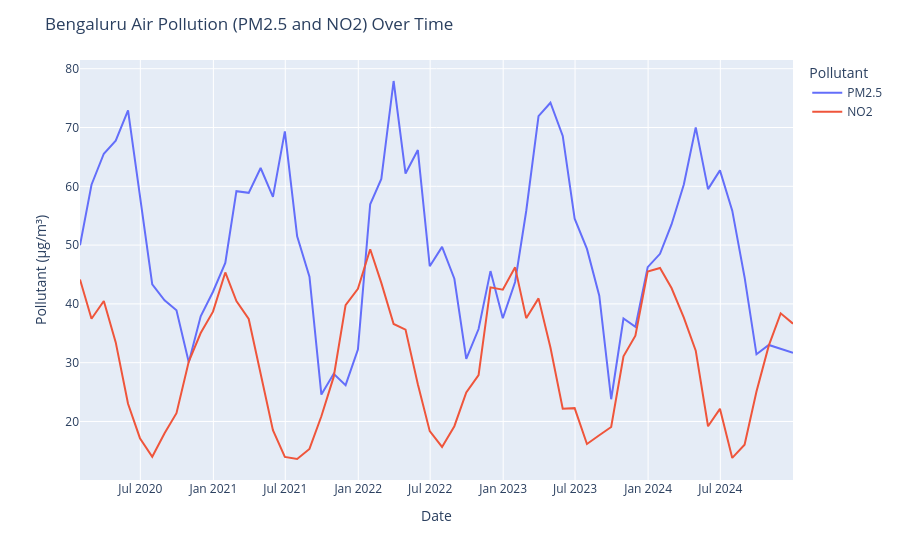
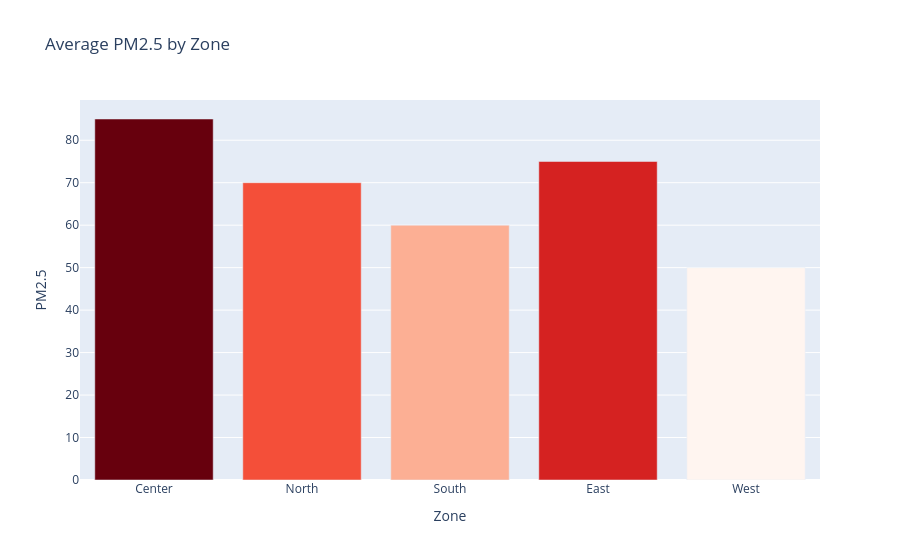
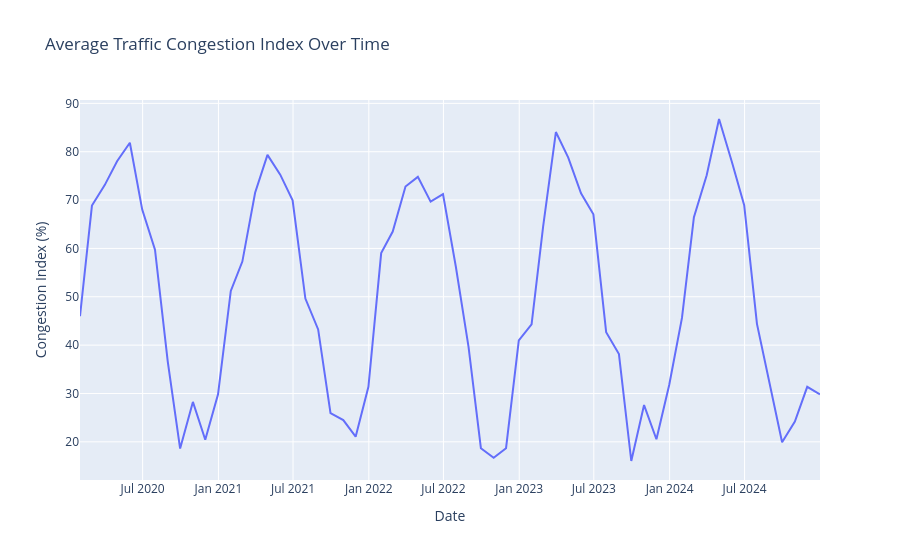
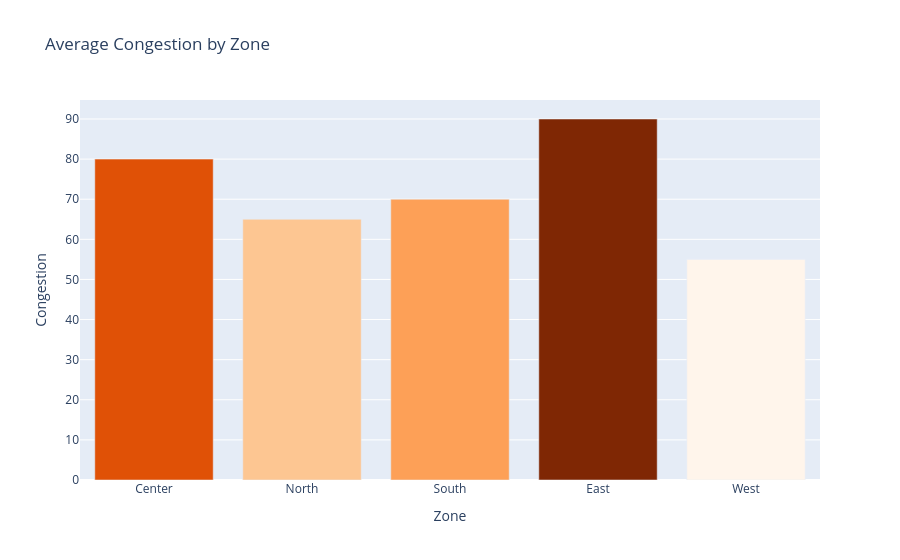

The notebook cell these images were saved under, in order:
### Code cell
import numpy as np
import pandas as pd
import plotly.express as px
from statsmodels.tsa.arima.model import ARIMA


# Simulated data setup


# Pollution Time Series Data
dates = pd.date_range("2020-01-01", "2024-12-31", freq="M")
pm25 = 50 + 20 * np.sin(2 * np.pi * np.arange(len(dates)) / 12) + np.random.normal(0, 5, len(dates))
no2 = 30 + 15 * np.cos(2 * np.pi * np.arange(len(dates)) / 12) + np.random.normal(0, 3, len(dates))
pollution_df = pd.DataFrame({"Date": dates, "PM2.5": pm25, "NO2": no2})

# Zones and Static Data
zones = ["Center", "North", "South", "East", "West"]
zone_pm25 = [85, 70, 60, 75, 50]
zone_congestion = [80, 65, 70, 90, 55]
zone_pop_density = [45000, 30000, 25000, 40000, 20000]
zone_landuse = ["Commercial", "Residential", "Industrial", "Commercial", "Park"]
population_thousands = [100, 80, 70, 90, 60]

# Geo points for plotting (random lat/lon for demo purposes)
lats = [13.0, 13.2, 12.9, 13.1, 13.05]
lons = [77.6, 77.7, 77.5, 77.6, 77.4]


# Visualization 1: Time Series PM2.5 and NO2

fig1 = px.line(pollution_df, x="Date", y=["PM2.5", "NO2"], labels={"value": "Pollutant (µg/m³)", "variable": "Pollutant"})
fig1.update_layout(title="Bengaluru Air Pollution (PM2.5 and NO2) Over Time")
fig1.show()


# Visualization 2: PM2.5 by Zone

zone_df = pd.DataFrame({"Zone": zones, "PM2.5": zone_pm25})
fig2 = px.bar(zone_df, x="Zone", y="PM2.5", color="PM2.5", color_continuous_scale="Reds", title="Average PM2.5 by Zone")
fig2.update_layout(coloraxis_showscale=False)
fig2.show()


# Visualization 3: Congestion Time Series

days = pd.date_range("2020-01-01", "2024-12-31", freq="M")
congestion = 50 + 30 * np.sin(2 * np.pi * np.arange(len(days)) / 12) + np.random.normal(0, 5, len(days))
cong_df = pd.DataFrame({"Date": days, "CongestionIndex": congestion})
fig3 = px.line(cong_df, x="Date", y="CongestionIndex", title="Average Traffic Congestion Index Over Time")
fig3.update_yaxes(title_text="Congestion Index (%)")
fig3.show()


# Visualization 4: Congestion Heatmap (Bar substitute)

cong_zone_df = pd.DataFrame({"Zone": zones, "Congestion": zone_congestion})
fig4 = px.bar(cong_zone_df, x="Zone", y="Congestion", color="Congestion", color_continuous_scale="Oranges", title="Average Congestion by Zone")
fig4.update_layout(coloraxis_showscale=False)
fig4.show()


# Visualization 5: Population Density by Zone

pop_df = pd.DataFrame({"Zone": zones, "Density": zone_pop_density})
fig5 = px.bar(pop_df, x="Zone", y="Density", color="Density", color_continuous_scale="Blues", title="Population Density by Zone")
fig5.update_layout(coloraxis_showscale=False, yaxis_title="People per km²")
fig5.show()


# Visualization 6: PM2.5 vs Congestion

corr_df = pd.DataFrame({"Zone": zones, "PM2.5": zone_pm25, "Congestion": zone_congestion})
fig6 = px.scatter(corr_df, x="Congestion", y="PM2.5", text="Zone", title="PM2.5 vs. Traffic Congestion by Zone")
fig6.update_traces(textposition="top center")
fig6.show()


# Visualization 7: Forecast PM2.5

model = ARIMA(pollution_df["PM2.5"], order=(2, 1, 2)).fit()
forecast = model.forecast(steps=6)
forecast_dates = pd.date_range("2025-01-01", "2025-06-30", freq="M")
forecast_df = pd.DataFrame({"Date": forecast_dates, "PM2.5": forecast})
fig7 = px.line(pollution_df, x="Date", y="PM2.5", title="PM2.5 Forecast (Next 6 Months)")
fig7.add_scatter(x=forecast_df["Date"], y=forecast_df["PM2.5"], mode="lines", name="Forecast", line=dict(dash='dash'))
fig7.show()


# Visualization 8: Land Use by Zone

landuse_df = pd.DataFrame({"Zone": zones, "LandUse": zone_landuse})
fig8 = px.bar(landuse_df, x="Zone", y=[1]*5, color="LandUse", title="Dominant Land Use by Zone")
fig8.update_layout(showlegend=True, xaxis_title="Zone", yaxis_title="")
fig8.show()

#Visualization 9: PM2.5 by Land Use


corr_df["LandUse"] = zone_landuse
fig9 = px.box(corr_df, x="LandUse", y="PM2.5", color="LandUse", title="PM2.5 by Land Use Category")
fig9.show()


# Visualization 10: Composite Map (Pollution, Traffic, Population)

composite_df = pd.DataFrame({
    "Zone": zones,
    "Lat": lats,
    "Lon": lons,
    "PM2.5": zone_pm25,
    "Population": population_thousands
})
fig10 = px.scatter_mapbox(composite_df, lat="Lat", lon="Lon", size="Population", color="PM2.5", hover_name="Zone",
                          title="Bengaluru: Population (size), PM2.5 (color)", zoom=10, size_max=40)
fig10.update_layout(mapbox_style="open-street-map")
fig10.show()





heatmap_df = pd.DataFrame({
    "Zone": zones,
    "Congestion": zone_congestion,
    "PM2.5": zone_pm25
})

fig11 = px.density_heatmap(heatmap_df, x="Congestion", y="PM2.5", z="PM2.5", color_continuous_scale="Reds",
                           title="Congestion vs. Pollution Heatmap")
fig11.update_layout(xaxis_title="Congestion Index", yaxis_title="PM2.5 (µg/m³)")
fig11.show()

### Figure 1 — Plotly figure (JSON) as saved in the notebook; plotly's stock layout.template omitted (floating-point values rounded to 4 significant figures)
{"data": [{"hovertemplate": "Pollutant=PM2.5<br>Date=%{x}<br>Pollutant (µg/m³)=%{y}<extra></extra>", "legendgroup": "PM2.5", "line": {"color": "#636efa", "dash": "solid"}, "marker": {"symbol": "circle"}, "mode": "lines", "name": "PM2.5", "orientation": "v", "showlegend": true, "type": "scatter", "x": ["2020-01-31T00:00:00", "2020-02-29T00:00:00", "2020-03-31T00:00:00", "2020-04-30T00:00:00", "2020-05-31T00:00:00", "2020-06-30T00:00:00", "2020-07-31T00:00:00", "2020-08-31T00:00:00", "2020-09-30T00:00:00", "2020-10-31T00:00:00", "2020-11-30T00:00:00", "2020-12-31T00:00:00", "2021-01-31T00:00:00", "2021-02-28T00:00:00", "2021-03-31T00:00:00", "2021-04-30T00:00:00", "2021-05-31T00:00:00", "2021-06-30T00:00:00", "2021-07-31T00:00:00", "2021-08-31T00:00:00", "2021-09-30T00:00:00", "2021-10-31T00:00:00", "2021-11-30T00:00:00", "2021-12-31T00:00:00", "2022-01-31T00:00:00", "2022-02-28T00:00:00", "2022-03-31T00:00:00", "2022-04-30T00:00:00", "2022-05-31T00:00:00", "2022-06-30T00:00:00", "2022-07-31T00:00:00", "2022-08-31T00:00:00", "2022-09-30T00:00:00", "2022-10-31T00:00:00", "2022-11-30T00:00:00", "2022-12-31T00:00:00", "2023-01-31T00:00:00", "2023-02-28T00:00:00", "2023-03-31T00:00:00", "2023-04-30T00:00:00", "2023-05-31T00:00:00", "2023-06-30T00:00:00", "2023-07-31T00:00:00", "2023-08-31T00:00:00", "2023-09-30T00:00:00", "2023-10-31T00:00:00", "2023-11-30T00:00:00", "2023-12-31T00:00:00", "2024-01-31T00:00:00", "2024-02-29T00:00:00", "2024-03-31T00:00:00", "2024-04-30T00:00:00", "2024-05-31T00:00:00", "2024-06-30T00:00:00", "2024-07-31T00:00:00", "2024-08-31T00:00:00", "2024-09-30T00:00:00", "2024-10-31T00:00:00", "2024-11-30T00:00:00", "2024-12-31T00:00:00"], "xaxis": "x", "y": [49.96, 60.26, 65.54, 67.75, 72.91, 58.24, 43.31, 40.62, 38.93, 30.09, 37.89, 42.07, 46.97, 59.17, 58.89, 63.11, 58.21, 69.34, 51.5, 44.64, 24.58, 28.11, 26.17, 32.22, 56.94, 61.26, 77.91, 62.17, 66.16, 46.4, 49.69, 44.27, 30.66, 35.72, 45.58, 37.55, 43.72, 55.8, 71.92, 74.21, 68.57, 54.49, 49.35, 41.39, 23.78, 37.52, 36.09, 46.25, 48.52, 53.52, 60.32, 70.02, 59.52, 62.71, 55.85, 44.54, 31.43, 33.02, 32.36, 31.67], "yaxis": "y"}, {"hovertemplate": "Pollutant=NO2<br>Date=%{x}<br>Pollutant (µg/m³)=%{y}<extra></extra>", "legendgroup": "NO2", "line": {"color": "#EF553B", "dash": "solid"}, "marker": {"symbol": "circle"}, "mode": "lines", "name": "NO2", "orientation": "v", "showlegend": true, "type": "scatter", "x": ["2020-01-31T00:00:00", "2020-02-29T00:00:00", "2020-03-31T00:00:00", "2020-04-30T00:00:00", "2020-05-31T00:00:00", "2020-06-30T00:00:00", "2020-07-31T00:00:00", "2020-08-31T00:00:00", "2020-09-30T00:00:00", "2020-10-31T00:00:00", "2020-11-30T00:00:00", "2020-12-31T00:00:00", "2021-01-31T00:00:00", "2021-02-28T00:00:00", "2021-03-31T00:00:00", "2021-04-30T00:00:00", "2021-05-31T00:00:00", "2021-06-30T00:00:00", "2021-07-31T00:00:00", "2021-08-31T00:00:00", "2021-09-30T00:00:00", "2021-10-31T00:00:00", "2021-11-30T00:00:00", "2021-12-31T00:00:00", "2022-01-31T00:00:00", "2022-02-28T00:00:00", "2022-03-31T00:00:00", "2022-04-30T00:00:00", "2022-05-31T00:00:00", "2022-06-30T00:00:00", "2022-07-31T00:00:00", "2022-08-31T00:00:00", "2022-09-30T00:00:00", "2022-10-31T00:00:00", "2022-11-30T00:00:00", "2022-12-31T00:00:00", "2023-01-31T00:00:00", "2023-02-28T00:00:00", "2023-03-31T00:00:00", "2023-04-30T00:00:00", "2023-05-31T00:00:00", "2023-06-30T00:00:00", "2023-07-31T00:00:00", "2023-08-31T00:00:00", "2023-09-30T00:00:00", "2023-10-31T00:00:00", "2023-11-30T00:00:00", "2023-12-31T00:00:00", "2024-01-31T00:00:00", "2024-02-29T00:00:00", "2024-03-31T00:00:00", "2024-04-30T00:00:00", "2024-05-31T00:00:00", "2024-06-30T00:00:00", "2024-07-31T00:00:00", "2024-08-31T00:00:00", "2024-09-30T00:00:00", "2024-10-31T00:00:00", "2024-11-30T00:00:00", "2024-12-31T00:00:00"], "xaxis": "x", "y": [44.15, 37.48, 40.48, 33.45, 23.01, 17.16, 13.99, 18.0, 21.41, 30.19, 35.04, 38.68, 45.35, 40.47, 37.43, 28.29, 18.53, 13.96, 13.62, 15.33, 20.89, 27.58, 39.79, 42.55, 49.29, 43.57, 36.58, 35.62, 26.32, 18.36, 15.67, 19.2, 24.95, 27.88, 42.81, 42.42, 46.21, 37.57, 40.94, 32.57, 22.17, 22.27, 16.18, 17.66, 19.06, 31.07, 34.58, 45.52, 46.1, 42.7, 37.66, 32.04, 19.19, 22.15, 13.8, 16.05, 25.11, 32.89, 38.39, 36.64], "yaxis": "y"}], "layout": {"autosize": true, "legend": {"title": {"text": "Pollutant"}, "tracegroupgap": 0}, "margin": {"t": 60}, "title": {"text": "Bengaluru Air Pollution (PM2.5 and NO2) Over Time"}, "xaxis": {"anchor": "y", "autorange": true, "domain": [0, 1], "range": ["2020-01-31", "2024-12-31"], "title": {"text": "Date"}, "type": "date"}, "yaxis": {"anchor": "x", "autorange": true, "domain": [0, 1], "range": [10.05, 81.48], "title": {"text": "Pollutant (µg/m³)"}, "type": "linear"}}}

### Figure 2 — Plotly figure (JSON) as saved in the notebook; plotly's stock layout.template omitted (floating-point values rounded to 4 significant figures)
{"data": [{"alignmentgroup": "True", "hovertemplate": "Zone=%{x}<br>PM2.5=%{marker.color}<extra></extra>", "legendgroup": "", "marker": {"color": [85, 70, 60, 75, 50], "coloraxis": "coloraxis", "pattern": {"shape": ""}}, "name": "", "offsetgroup": "", "orientation": "v", "showlegend": false, "textposition": "auto", "type": "bar", "x": ["Center", "North", "South", "East", "West"], "xaxis": "x", "y": [85, 70, 60, 75, 50], "yaxis": "y"}], "layout": {"autosize": true, "barmode": "relative", "coloraxis": {"colorbar": {"title": {"text": "PM2.5"}}, "colorscale": [[0, "rgb(255,245,240)"], [0.125, "rgb(254,224,210)"], [0.25, "rgb(252,187,161)"], [0.375, "rgb(252,146,114)"], [0.5, "rgb(251,106,74)"], [0.625, "rgb(239,59,44)"], [0.75, "rgb(203,24,29)"], [0.875, "rgb(165,15,21)"], [1, "rgb(103,0,13)"]], "showscale": false}, "legend": {"tracegroupgap": 0}, "title": {"text": "Average PM2.5 by Zone"}, "xaxis": {"anchor": "y", "autorange": true, "domain": [0, 1], "range": [-0.5, 4.5], "title": {"text": "Zone"}, "type": "category"}, "yaxis": {"anchor": "x", "autorange": true, "domain": [0, 1], "range": [0, 89.47], "title": {"text": "PM2.5"}, "type": "linear"}}}

### Figure 3 — Plotly figure (JSON) as saved in the notebook; plotly's stock layout.template omitted (floating-point values rounded to 4 significant figures)
{"data": [{"hovertemplate": "Date=%{x}<br>CongestionIndex=%{y}<extra></extra>", "legendgroup": "", "line": {"color": "#636efa", "dash": "solid"}, "marker": {"symbol": "circle"}, "mode": "lines", "name": "", "orientation": "v", "showlegend": false, "type": "scatter", "x": ["2020-01-31T00:00:00", "2020-02-29T00:00:00", "2020-03-31T00:00:00", "2020-04-30T00:00:00", "2020-05-31T00:00:00", "2020-06-30T00:00:00", "2020-07-31T00:00:00", "2020-08-31T00:00:00", "2020-09-30T00:00:00", "2020-10-31T00:00:00", "2020-11-30T00:00:00", "2020-12-31T00:00:00", "2021-01-31T00:00:00", "2021-02-28T00:00:00", "2021-03-31T00:00:00", "2021-04-30T00:00:00", "2021-05-31T00:00:00", "2021-06-30T00:00:00", "2021-07-31T00:00:00", "2021-08-31T00:00:00", "2021-09-30T00:00:00", "2021-10-31T00:00:00", "2021-11-30T00:00:00", "2021-12-31T00:00:00", "2022-01-31T00:00:00", "2022-02-28T00:00:00", "2022-03-31T00:00:00", "2022-04-30T00:00:00", "2022-05-31T00:00:00", "2022-06-30T00:00:00", "2022-07-31T00:00:00", "2022-08-31T00:00:00", "2022-09-30T00:00:00", "2022-10-31T00:00:00", "2022-11-30T00:00:00", "2022-12-31T00:00:00", "2023-01-31T00:00:00", "2023-02-28T00:00:00", "2023-03-31T00:00:00", "2023-04-30T00:00:00", "2023-05-31T00:00:00", "2023-06-30T00:00:00", "2023-07-31T00:00:00", "2023-08-31T00:00:00", "2023-09-30T00:00:00", "2023-10-31T00:00:00", "2023-11-30T00:00:00", "2023-12-31T00:00:00", "2024-01-31T00:00:00", "2024-02-29T00:00:00", "2024-03-31T00:00:00", "2024-04-30T00:00:00", "2024-05-31T00:00:00", "2024-06-30T00:00:00", "2024-07-31T00:00:00", "2024-08-31T00:00:00", "2024-09-30T00:00:00", "2024-10-31T00:00:00", "2024-11-30T00:00:00", "2024-12-31T00:00:00"], "xaxis": "x", "y": [45.98, 68.86, 73.1, 78.03, 81.85, 68.03, 59.74, 36.61, 18.61, 28.25, 20.43, 29.82, 51.2, 57.28, 71.52, 79.35, 75.26, 69.96, 49.63, 43.24, 25.96, 24.49, 21.06, 31.38, 59.04, 63.49, 72.79, 74.8, 69.67, 71.22, 56.31, 39.63, 18.68, 16.72, 18.68, 40.97, 44.31, 64.52, 84.07, 78.78, 71.39, 67.06, 42.69, 38.15, 16.04, 27.61, 20.53, 31.75, 45.62, 66.46, 75.13, 86.77, 77.94, 68.96, 44.4, 31.76, 19.92, 24.19, 31.38, 29.83], "yaxis": "y"}], "layout": {"autosize": true, "legend": {"tracegroupgap": 0}, "title": {"text": "Average Traffic Congestion Index Over Time"}, "xaxis": {"anchor": "y", "autorange": true, "domain": [0, 1], "range": ["2020-01-31", "2024-12-31"], "title": {"text": "Date"}, "type": "date"}, "yaxis": {"anchor": "x", "autorange": true, "domain": [0, 1], "range": [12.11, 90.7], "title": {"text": "Congestion Index (%)"}, "type": "linear"}}}

### Figure 4 — Plotly figure (JSON) as saved in the notebook; plotly's stock layout.template omitted (floating-point values rounded to 4 significant figures)
{"data": [{"alignmentgroup": "True", "hovertemplate": "Zone=%{x}<br>Congestion=%{marker.color}<extra></extra>", "legendgroup": "", "marker": {"color": [80, 65, 70, 90, 55], "coloraxis": "coloraxis", "pattern": {"shape": ""}}, "name": "", "offsetgroup": "", "orientation": "v", "showlegend": false, "textposition": "auto", "type": "bar", "x": ["Center", "North", "South", "East", "West"], "xaxis": "x", "y": [80, 65, 70, 90, 55], "yaxis": "y"}], "layout": {"autosize": true, "barmode": "relative", "coloraxis": {"colorbar": {"title": {"text": "Congestion"}}, "colorscale": [[0, "rgb(255,245,235)"], [0.125, "rgb(254,230,206)"], [0.25, "rgb(253,208,162)"], [0.375, "rgb(253,174,107)"], [0.5, "rgb(253,141,60)"], [0.625, "rgb(241,105,19)"], [0.75, "rgb(217,72,1)"], [0.875, "rgb(166,54,3)"], [1, "rgb(127,39,4)"]], "showscale": false}, "legend": {"tracegroupgap": 0}, "title": {"text": "Average Congestion by Zone"}, "xaxis": {"anchor": "y", "autorange": true, "domain": [0, 1], "range": [-0.5, 4.5], "title": {"text": "Zone"}, "type": "category"}, "yaxis": {"anchor": "x", "autorange": true, "domain": [0, 1], "range": [0, 94.74], "title": {"text": "Congestion"}, "type": "linear"}}}
